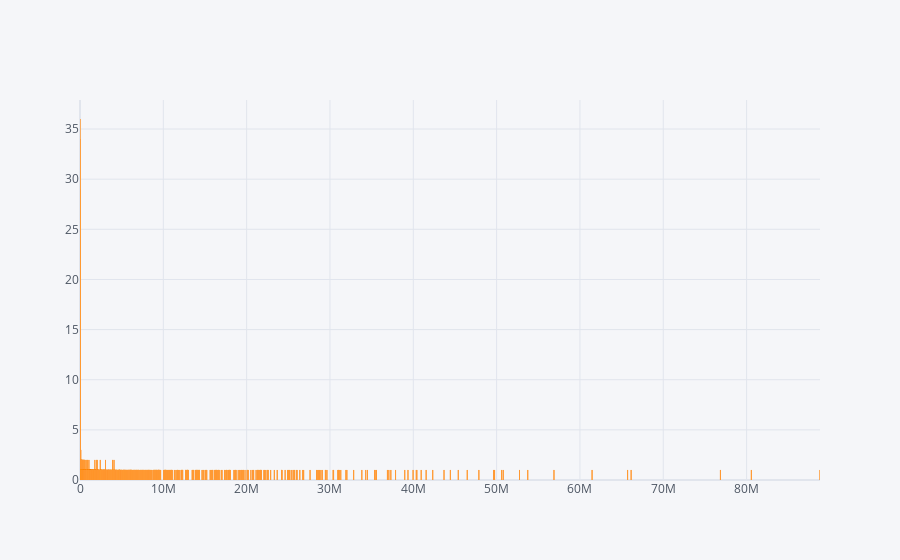

Notebook source saved alongside this figure:
### Code cell
bata.groupby(['Volume']).count()['Symbol'].iplot(kind='bar')

### Figure 1 — Plotly figure (JSON) as saved in the notebook; plotly's stock layout.template omitted (floating-point values rounded to 4 significant figures; data arrays with more than 128 entries replaced by an {"elided": "..."} marker saying what was removed)
{"data": [{"marker": {"color": "rgba(255, 153, 51, 0.6)", "line": {"color": "rgba(255, 153, 51, 1.0)", "width": 1}}, "name": "Symbol", "orientation": "v", "text": "", "type": "bar", "x": {"elided": "2740 int values"}, "y": {"elided": "2740 int values"}}], "layout": {"legend": {"bgcolor": "#F5F6F9", "font": {"color": "#4D5663"}}, "paper_bgcolor": "#F5F6F9", "plot_bgcolor": "#F5F6F9", "title": {"font": {"color": "#4D5663"}}, "xaxis": {"gridcolor": "#E1E5ED", "showgrid": true, "tickfont": {"color": "#4D5663"}, "title": {"font": {"color": "#4D5663"}, "text": ""}, "zerolinecolor": "#E1E5ED"}, "yaxis": {"gridcolor": "#E1E5ED", "showgrid": true, "tickfont": {"color": "#4D5663"}, "title": {"font": {"color": "#4D5663"}, "text": ""}, "zerolinecolor": "#E1E5ED"}}}
